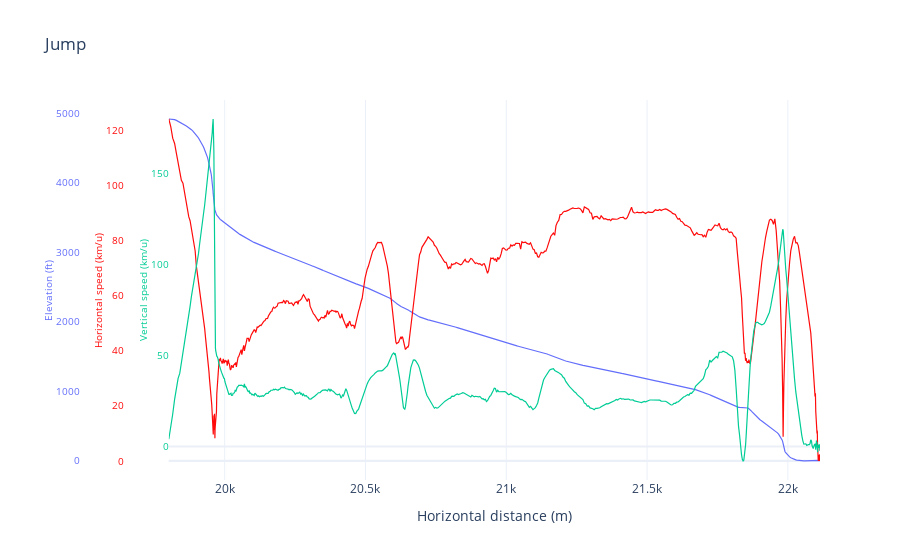

The notebook cell saved with this chart:
### Code cell
jump.plt_overview(['Elevation', 'Horizontal speed', 'Vertical speed'], 'km/u', 'm')

### Figure 1 — Plotly figure (JSON) as saved in the notebook; plotly's stock layout.template omitted (floating-point values rounded to 4 significant figures; data arrays with more than 128 entries replaced by an {"elided": "..."} marker saying what was removed)
{"data": [{"hovertemplate": "Elevation: %{y:.2f} ft <extra></extra>", "line": {"color": "#636EFA", "width": 1.2}, "mode": "lines", "name": "Elevation", "showlegend": false, "type": "scatter", "x": {"elided": "947 float values"}, "y": {"elided": "947 float values"}, "yaxis": "y"}, {"hovertemplate": "Horz speed: %{y:.2f} km/u<extra></extra>", "line": {"color": "#FF0B0B", "width": 1.2}, "mode": "lines", "name": "Horizontal speed", "showlegend": false, "type": "scatter", "x": {"elided": "947 float values"}, "y": {"elided": "947 float values"}, "yaxis": "y2"}, {"hovertemplate": "Vert speed: %{y:.2f} km/u<extra></extra>", "line": {"color": "#00CC96", "width": 1.2}, "mode": "lines", "name": "Vertical speed", "showlegend": false, "type": "scatter", "x": {"elided": "947 float values"}, "y": {"elided": "947 float values"}, "yaxis": "y3"}], "layout": {"hovermode": "x unified", "title": {"text": "Jump"}, "xaxis": {"domain": [0.12, 1], "title": {"text": "Horizontal distance (m)"}}, "yaxis": {"anchor": "free", "position": 0, "showgrid": false, "side": "left", "tickfont": {"color": "#636EFA", "size": 10}, "title": {"font": {"color": "#636EFA", "size": 10}, "standoff": 0, "text": "Elevation (ft)"}}, "yaxis2": {"anchor": "free", "overlaying": "y", "position": 0.06, "showgrid": false, "side": "left", "tickfont": {"color": "#FF0B0B", "size": 10}, "title": {"font": {"color": "#FF0B0B", "size": 10}, "standoff": 0, "text": "Horizontal speed (km/u)"}}, "yaxis3": {"anchor": "free", "overlaying": "y", "position": 0.12, "showgrid": false, "side": "left", "tickfont": {"color": "#00CC96", "size": 10}, "title": {"font": {"color": "#00CC96", "size": 10}, "standoff": 0, "text": "Vertical speed (km/u)"}}}}
